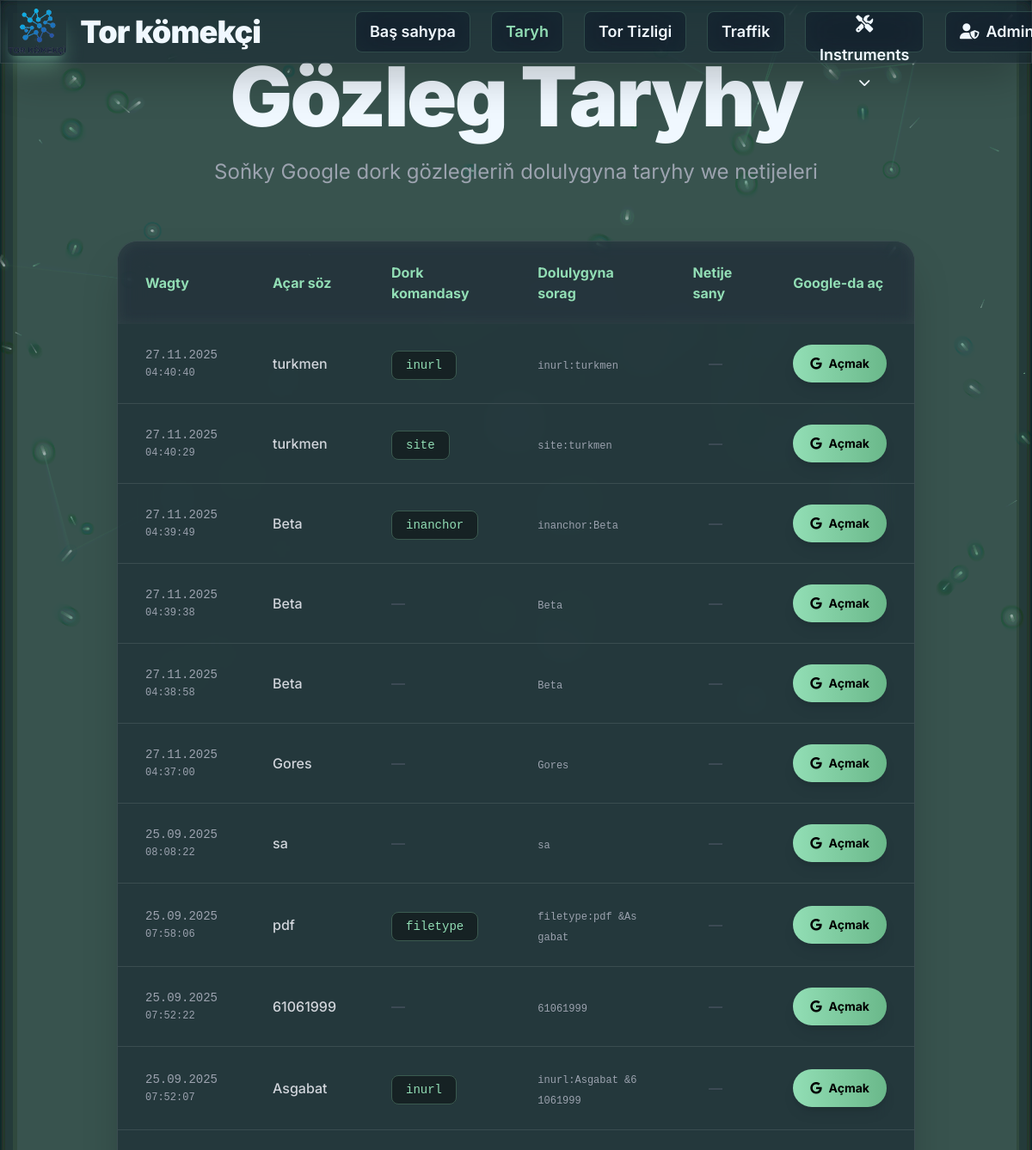
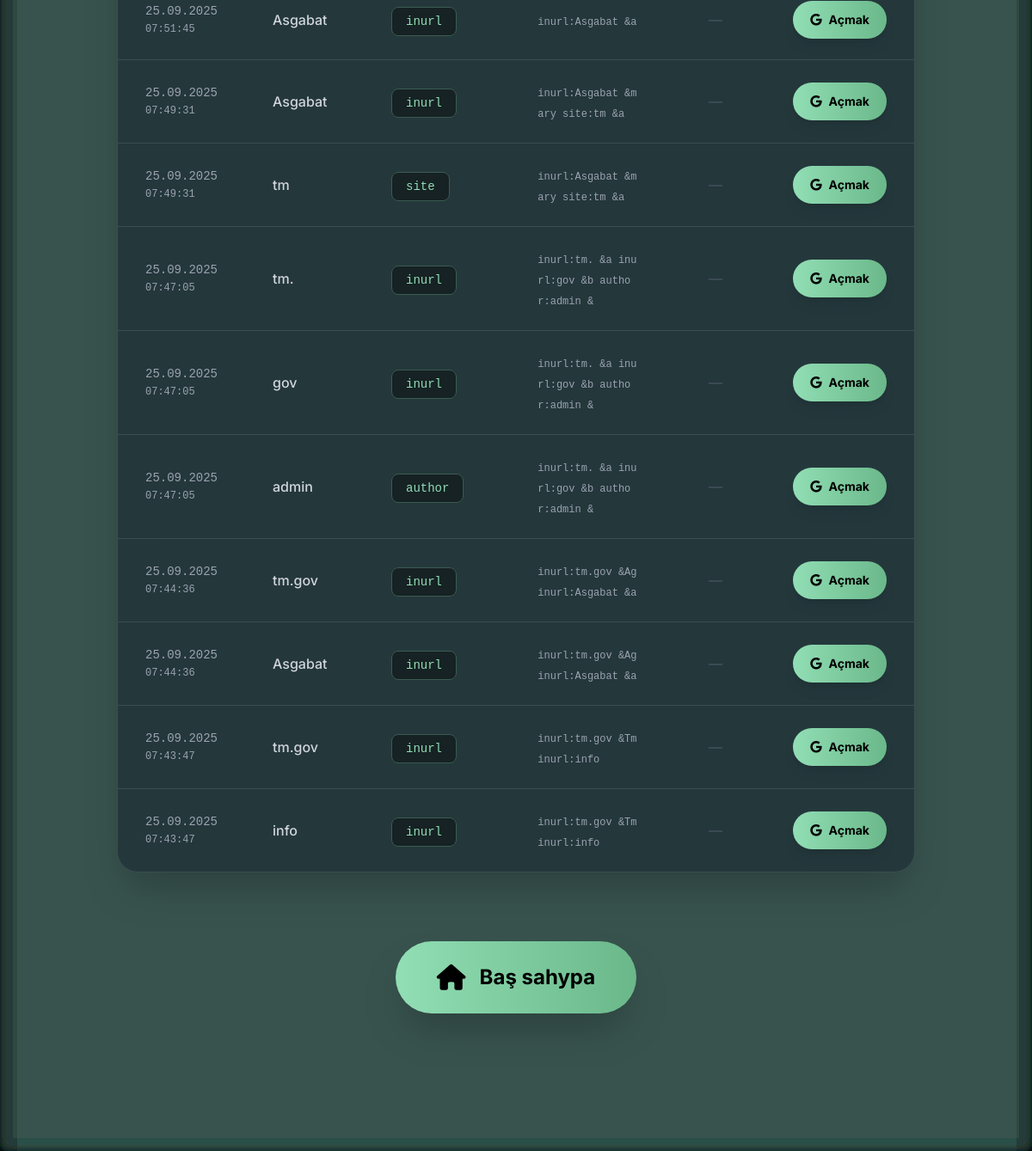
/search_history_view/ (signed in), run on the app's committed database (2 pictures, top to bottom).
### app/models.py (models this page shows, shortened)
class SearchQuery(models.Model):
    user = models.ForeignKey(User, on_delete=models.CASCADE, related_name='search_queries', null=True)
    text_input = models.CharField(max_length=255)
    dork_command = models.CharField(max_length=255, blank=True, null=True)
    full_query = models.TextField()
    search_date = models.DateTimeField(auto_now_add=True)
    results_count = models.IntegerField(null=True, blank=True)
    class Meta:
        verbose_name = "Gozleg"
        verbose_name_plural = "Gozlegler"

### app/views.py (the view)
# urls.py: path('search_history_view/', search_history_view, name='search_history_view'),
@login_required
def search_history_view(request):
    queryset = SearchQuery.objects.all().order_by('-search_date')
    page_obj, paginator = paginate(request, queryset, 20)
    return render(request, 'speed_tester/search_history.html', {
        'history': page_obj,
        'paginator': paginator,
        'page_obj': page_obj
    })

### app/views.py (called while the page is built)
def paginate(request, queryset, per_page=20):
    paginator = Paginator(queryset, per_page)
    page_number = request.GET.get('page')
    return paginator.get_page(page_number), paginator

### app/templates/speed_tester/search_history.html (shortened to what this page needs)
{% extends "layouts.html" %}
{% load static %}
{% block content %}
<div class="min-h-screen py-16 px-6">
    <div class="max-w-7xl mx-auto">
        <div class="text-center mb-16">
            <h1 class="text-6xl md:text-8xl font-black text-gradient tracking-tight">
                Gözleg Taryhy
            </h1>
            <p class="mt-6 text-2xl text-gray-400 max-w-3xl mx-auto">
                Soňky Google dork gözlegleriň dolulygyna taryhy we netijeleri
            </p>
        </div>
        {% if history %}
        <div class="glass rounded-3xl overflow-hidden border border-white/10 shadow-2xl neon-glow">
            <div class="overflow-x-auto">
                <table class="w-full text-left">
                    <thead class="bg-white/5 backdrop-blur text-gray-300">
                        <tr>
                            <th class="px-8 py-6 font-bold text-[#92DEB5]">Wagty</th>
                            <th class="px-8 py-6 font-bold text-[#92DEB5]">Açar söz</th>
                            <th class="px-8 py-6 font-bold text-[#92DEB5]">Dork komandasy</th>
                            <th class="px-8 py-6 font-bold text-[#92DEB5]">Dolulygyna sorag</th>
                            <th class="px-8 py-6 font-bold text-[#92DEB5]">Netije sany</th>
                            <th class="px-8 py-6 font-bold text-[#92DEB5]">Google-da aç</th>
                        </tr>
                    </thead>
                    <tbody class="divide-y divide-white/10">
                        {% for entry in history %}
                        <tr class="hover:bg-white/5 transition-all duration-300">
                            <td class="px-8 py-6 font-mono text-sm text-gray-400">
                                {{ entry.search_date|date:"d.m.Y" }}<br>
                                <span class="text-xs">{{ entry.search_date|time:"H:i:s" }}</span>
                            </td>
                            <td class="px-8 py-6 text-gray-300">
                                {% if entry.text_input %}
                                    <span class="font-medium">{{ entry.text_input|truncatechars:40 }}</span>
                                {% else %}
                                    <span class="text-gray-600 italic">—</span>
                                {% endif %}
                            </td>
                            <td class="px-8 py-6">
                                {% if entry.dork_command %}
                                    <code class="bg-black/40 px-4 py-2 rounded-lg font-mono text-sm text-[#92DEB5] border border-[#92DEB5]/30">
                                        {{ entry.dork_command }}
                                    </code>
                                {% else %}
                                    <span class="text-gray-600">—</span>
                                {% endif %}
                            </td>
                            <td class="px-8 py-6 max-w-xs">
                                <div class="group relative">
                                    <code class="font-mono text-xs text-gray-400 break-all">
                                        {{ entry.full_query|truncatechars:70 }}
                                    </code>
                                </div>
                            </td>
                            <td class="px-8 py-6 text-center">
                                {% if entry.results_count is not None %}
                                    <span class="inline-flex items-center px-5 py-3 bg-[#92DEB5]/10 border border-[#92DEB5]/40 rounded-full font-bold text-[#92DEB5]">
                                        {{ entry.results_count }}
                                    </span>
                                {% else %}
                                    <span class="text-gray-600 italic">—</span>
                                {% endif %}
                            </td>
                            <td class="px-8 py-6 text-center">
                                <a href="https://google.com/search?q={{ entry.full_query|urlencode }}"
                                   target="_blank"
                                   class="inline-flex items-center gap-2 px-5 py-3 bg-gradient-to-r from-[#92DEB5] to-[#6ab88a] text-black font-bold rounded-full hover:scale-110 transition-all duration-300 shadow-lg text-sm">
                                    <i class="fab fa-google"></i> Açmak
                                </a>
                            </td>
                        </tr>
                        {% endfor %}
                    </tbody>
                </table>
            </div>
        </div>
        {% endif %}
        <div class="text-center mt-20">
            <a href="{% url 'home' %}" class="inline-flex items-center gap-4 px-12 py-6 bg-gradient-to-r from-[#92DEB5] to-[#6ab88a] text-black font-bold text-2xl rounded-full shadow-2xl hover:scale-110 transition-all duration-400">
                <i class="fas fa-home text-3xl"></i>
                Baş sahypa
            </a>
        </div>
    </div>
</div>
{% endblock %}

### app/templates/layouts.html (style rules this page uses)
:root { --green: #92DEB5; --green-dark: #6ab88a; --glow: rgba(146, 222, 181, 0.6); }
body { font-family: 'Inter', sans-serif; background: #0a0e17; color: #f0f8ff; min-height: 100vh; }
.glass { background: rgba(15, 25, 40, 0.45); backdrop-filter: blur(20px); -webkit-backdrop-filter: blur(20px); border: 1px solid rgba(146, 222, 181, 0.2); box-shadow: 0 8px 32px rgba(0, 0, 0, 0.4), 0 0 30px rgba(146, 222, 181, 0.15); }
.neon-glow { box-shadow: 0 0 20px rgba(146, 222, 181, 0.4), 0 0 40px rgba(146, 222, 181, 0.2), inset 0 0 20px rgba(146, 222, 181, 0.08); transition: all 0.4s ease; }

### data on the page
SearchQuery: search_date "27.11.2025", search_date "04:40:40", text_input "turkmen", dork_command "inurl", full_query "inurl:turkmen"
SearchQuery: search_date "27.11.2025", search_date "04:40:29", text_input "turkmen", dork_command "site", full_query "site:turkmen"
SearchQuery: search_date "27.11.2025", search_date "04:39:49", text_input "Beta", dork_command "inanchor", full_query "inanchor:Beta"
SearchQuery: search_date "27.11.2025", search_date "04:39:38", text_input "Beta", full_query "Beta"
SearchQuery: search_date "27.11.2025", search_date "04:38:58", text_input "Beta", full_query "Beta"
SearchQuery: search_date "27.11.2025", search_date "04:37:00", text_input "Gores", full_query "Gores"
SearchQuery: search_date "25.09.2025", search_date "08:08:22", text_input "sa", full_query "sa"
SearchQuery: search_date "25.09.2025", search_date "07:58:06", text_input "pdf", dork_command "filetype", full_query "filetype:pdf &Asgabat"
SearchQuery: search_date "25.09.2025", search_date "07:52:22", text_input "61061999", full_query "61061999"
SearchQuery: search_date "25.09.2025", search_date "07:52:07", text_input "Asgabat", dork_command "inurl", full_query "inurl:Asgabat &61061999"
SearchQuery: search_date "25.09.2025", search_date "07:51:45", text_input "Asgabat", dork_command "inurl", full_query "inurl:Asgabat &a"
SearchQuery: search_date "25.09.2025", search_date "07:49:31", text_input "Asgabat", dork_command "inurl", full_query "inurl:Asgabat &mary site:tm &a"
SearchQuery: search_date "25.09.2025", search_date "07:49:31", text_input "tm", dork_command "site", full_query "inurl:Asgabat &mary site:tm &a"
SearchQuery: search_date "25.09.2025", search_date "07:47:05", text_input "tm.", dork_command "inurl", full_query "inurl:tm. &a inurl:gov &b author:admin &"
SearchQuery: search_date "25.09.2025", search_date "07:47:05", text_input "gov", dork_command "inurl", full_query "inurl:tm. &a inurl:gov &b author:admin &"
SearchQuery: search_date "25.09.2025", search_date "07:47:05", text_input "admin", dork_command "author", full_query "inurl:tm. &a inurl:gov &b author:admin &"
SearchQuery: search_date "25.09.2025", search_date "07:44:36", text_input "tm.gov", dork_command "inurl", full_query "inurl:tm.gov &Aginurl:Asgabat &a"
SearchQuery: search_date "25.09.2025", search_date "07:44:36", text_input "Asgabat", dork_command "inurl", full_query "inurl:tm.gov &Aginurl:Asgabat &a"
SearchQuery: search_date "25.09.2025", search_date "07:43:47", text_input "tm.gov", dork_command "inurl", full_query "inurl:tm.gov &Tminurl:info"
SearchQuery: search_date "25.09.2025", search_date "07:43:47", text_input "info", dork_command "inurl", full_query "inurl:tm.gov &Tminurl:info"
